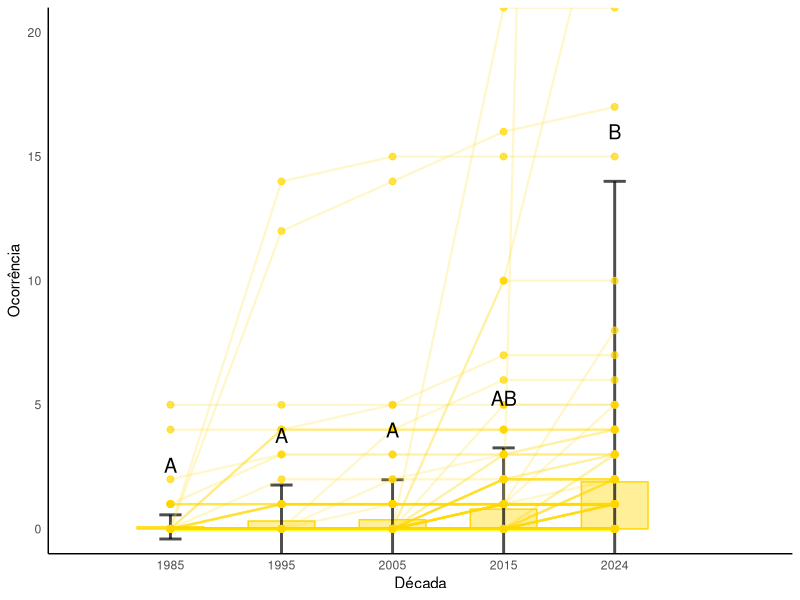
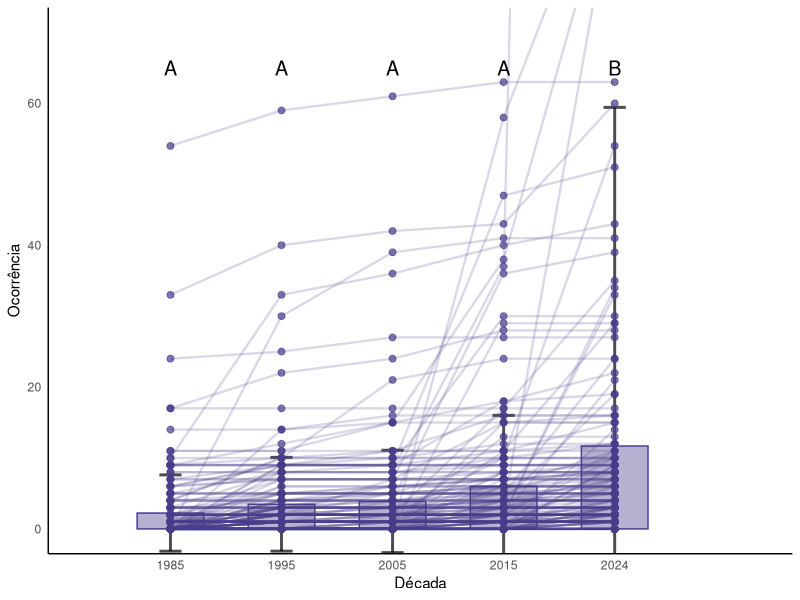
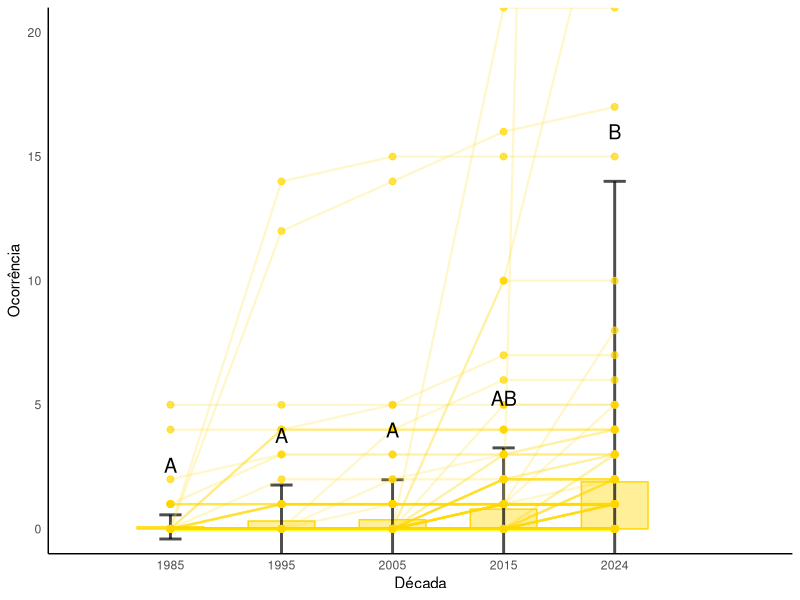
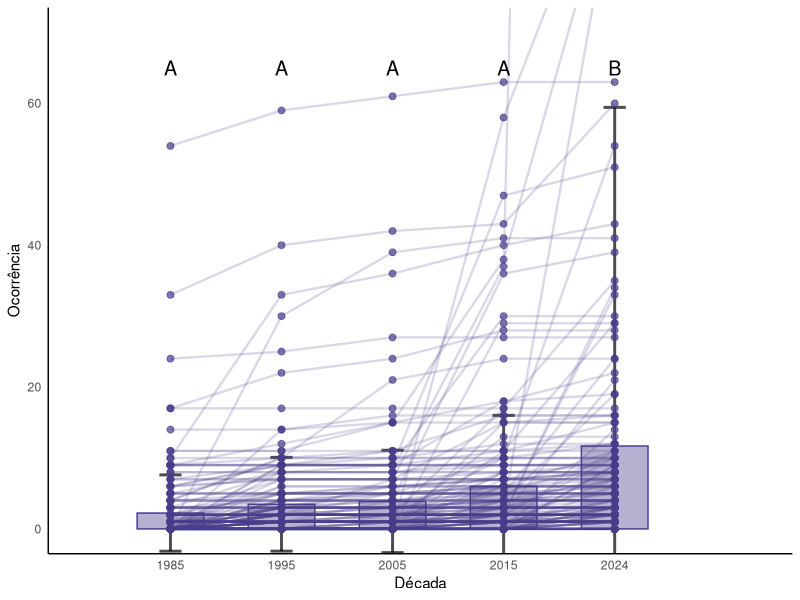

Recreate these plots in R, in order.
########## glm por décadas


setwd("C:/Users/vhnag/OneDrive/Desktop/Doutorado Naga/Cap 1 arquivos/Exclusão replicas")




library(tidyr)
library(dplyr)
library(lme4)
  library(car)
library(multcomp)
library(MASS)
library(ggplot2)
library(dplyr)


### INVICTA

dados_invicta <- read.table("decada_invicta.txt", header = TRUE, sep = "\t")
dados_invicta$decada <- as.factor(dados_invicta$decada)

# Analysis
modelo1 <- lmer(ocorrência ~ decada + (1 | id_hex), data = dados_invicta, REML = FALSE)

summary(modelo1)
Anova(modelo1)

tukey_test <- glht(modelo1, linfct = mcp(decada = "Tukey"))
summary(tukey_test)


# GRAPH
dados_invicta$decada <- as.factor(dados_invicta$decada)
dados_filtrados <- subset(dados_invicta, ocorrência <= 500)
dados_filtrados$decada <- as.factor(dados_filtrados$decada)
estatisticas <- dados_filtrados %>% group_by(decada) %>% summarise(media = mean(ocorrência),desvio = sd(ocorrência),.groups = "drop")

letras <- c("A", "A", "A", "AB", "B")

p <- ggplot() + geom_bar(data = estatisticas, aes(x = decada, y = media), 
           stat = "identity", fill = "#FFD700", color = "#FFD700", width = 0.6, alpha = 0.4) +
  geom_errorbar(data = estatisticas, aes(x = decada, ymin = media - desvio, ymax = media + desvio), width = 0.2, color = "black", size = 1, alpha = 0.7) +
  geom_point(data = dados_filtrados, aes(x = decada, y = ocorrência), size = 2, alpha = 0.7, color = "#FFD700") +
  geom_line(data = dados_filtrados, aes(x = decada, y = ocorrência, group = id_hex), color = "#FFD700", alpha = 0.2, size = 0.8) +  
  geom_text(data = estatisticas, aes(x = decada, y = media + desvio + 2, label = letras), color = "black", size = 5) +  
  labs(x = "Década", y = "Ocorrência") + theme_minimal() +
  theme(legend.position = "none", panel.grid.major = element_blank(), panel.grid.minor = element_blank(), panel.background = element_blank(), axis.line = element_line(color = "black")) + 
  coord_cartesian(ylim = c(0, 20), xlim = c(0.5, length(unique(dados_filtrados$decada)) + 1)) 

print(p)
ggsave("Fig_4A.pdf", width = 8, height = 9)

#### SAEVISSIMA

dados_saevissima <- read.table("decada_saevissima.txt", header = TRUE, sep = "\t")
dados_saevissima$decada <- as.factor(dados_saevissima$decada)

# Analysis
modelo <- lmer(ocorrência ~ decada + (1 | id_hex), data = dados_saevissima, REML = FALSE)
summary(modelo)
Anova(modelo)

tukey_test <- glht(modelo, linfct = mcp(decada = "Tukey"))
summary(tukey_test)


###GRAPH

dados_filtrados <- subset(dados_saevissima, ocorrência <= 700)
estatisticas <- dados_filtrados %>% group_by(decada) %>% summarise(media = mean(ocorrência), desvio = sd(ocorrência))

p <- ggplot() +geom_bar(data = estatisticas, aes(x = decada, y = media), 
           stat = "identity", fill = "#483d8b", color = "#483d8b", width = 0.6, alpha = 0.4) + geom_errorbar(data = estatisticas, aes(x = decada, ymin = media - desvio, ymax = media + desvio),
                width = 0.2, color = "black", size = 1, alpha = 0.7) + geom_point(data = dados_filtrados, aes(x = decada, y = ocorrência), size = 2, alpha = 0.7, color = "#483d8b") +
 geom_line(data = dados_filtrados, aes(x = decada, y = ocorrência, group = id_hex), color = "#483d8b", alpha = 0.2, size = 0.8) +  
  geom_text(data = data.frame( decada = factor(c(1985, 1995, 2005, 2015, 2024), levels = c(1985, 1995, 2005, 2015, 2024)),letra = c("A", "A", "A", "A", "B")), aes(x = decada, y = 65, label = letra), 
    color = "black", size = 5, fontface = "plain", vjust = 0.5) +labs(x = "Década", y = "Ocorrência") +theme_minimal() +
  theme(legend.position = "none", panel.grid.major = element_blank(), panel.grid.minor = element_blank(), panel.background = element_blank(), axis.line = element_line(color = "black")) +  
  coord_cartesian(ylim = c(0, 70), xlim = c(0.5, length(unique(dados_filtrados$decada)) + 1))  

print(p)

ggsave("Fig_4B.pdf", width = 8, height = 9)
